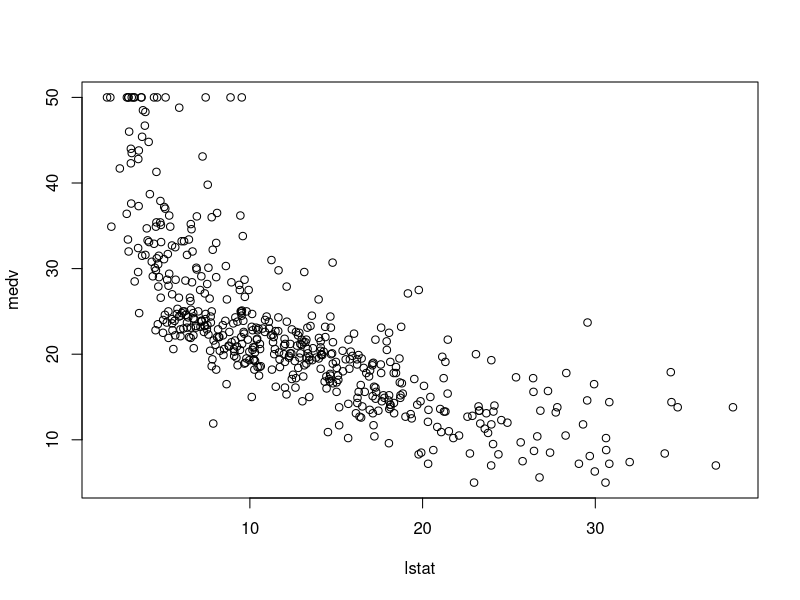
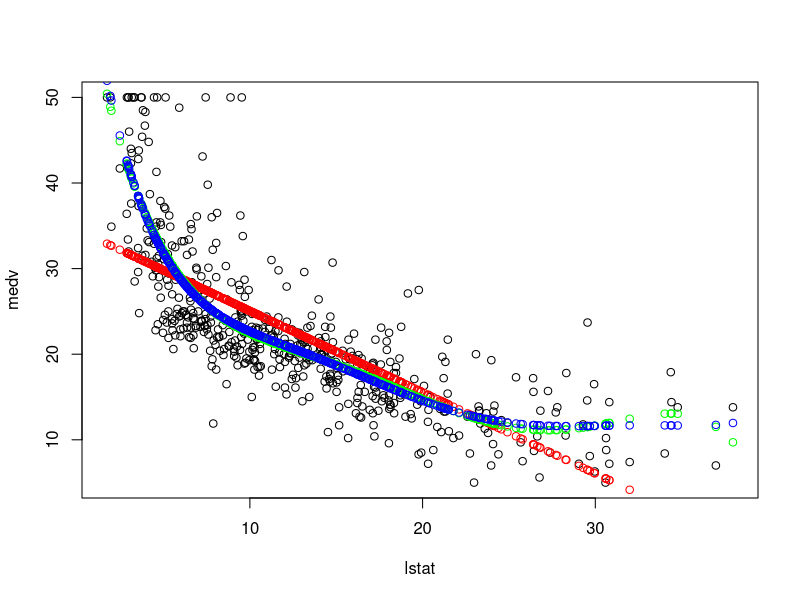

The R script that drew these images, in order: (Note: this script raises an error after producing the figures.)
library(MASS)


plot(medv~lstat,data=Boston)


# Fit linear regression models with different polynomial degrees

# Linear Regression Model (Degree 1)
# Equation: medv = β0 + β1 * lstat
m1 <- lm(medv ~ lstat, data = Boston)
# Polynomial Regression Model (Degree 5)
# Equation: medv = β0 + β1 * lstat + β2 * lstat^2 
#                + β3 * lstat^3 + β4 * lstat^4 + β5 * lstat^5


m5 <- lm(medv ~ poly(lstat, degree = 5, raw = TRUE), data = Boston)

# Polynomial Regression Model (Degree 9)
# Equation: medv = β0 + β1 * lstat + β2 * lstat^2 + 
#                  β3 * lstat^3 + ... + β9 * lstat^9

m9 <- lm(medv ~ poly(lstat, degree = 6, raw = TRUE), data = Boston)

# Set the plotting layout to a single plot per figure
par(mfrow=c(1,1))

# Scatter plot of medv vs lstat with fitted values from model m1

plot(medv ~ lstat, data = Boston)



## m1$fitted values are the predicted values we obtain from the model m1

points(Boston$lstat, m1$fitted.values, col = 'red')

# Scatter plot of medv vs lstat with fitted values from model m5

points(Boston$lstat, m5$fitted.values, col = 'green')

## m5$fitted values are the predicted values we obtain from the model m5

# Scatter plot of medv vs lstat with fitted values from model m9

points(Boston$lstat, m9$fitted.values, col = 'blue')

## m9$fitted values are the predicted values we obtain from the model m9

set.seed(13)
# Get the number of observations in the dataset

n <- nrow(Boston)

# Randomly split the data into training (50%) and test (50%) sets

train_index <- sample(1:n, floor(n / 2), replace = FALSE)
train_boston <- Boston[train_index, ]

test_boston <- Boston[-train_index, ]


# Fit models with different polynomial degrees on the training set

M1 <- lm(medv ~ lstat, data = train_boston)
M5 <- lm(medv ~ poly(lstat, degree = 5, raw = TRUE), data = train_boston)
M9 <- lm(medv ~ poly(lstat, degree = 9, raw = TRUE), data = train_boston)

## training MSE from M1

train_MSE_M1 <- mean((M1$fitted.values - train_boston$medv)^2)
train_MSE_M1

# Predict values on the test set using model M1

Y_predict_test <- predict(M1, data = test_boston)

## testing MSE from M1
test_MSE_M1 <- mean((Y_predict_test - test_boston$medv)^2)
test_MSE_M1


###########################
#### In-class Activity ####
###########################
# Analyze the effect of model complexity on prediction accuracy 
#by fitting polynomial regression models of increasing degrees (1 to 9)
#to the training set and evaluating their performance 
#on both training and test sets.

# Response: medv
# Predictor: lstat

# STEP 1: Initialize Storage for MSE Values

train_MSE <- c()
test_MSE <- c()


train_index <- sample(1:n, floor(n / 2), replace = FALSE)
train_boston <- Boston[train_index, ]

test_boston <- Boston[-train_index, ]

# STEP 2: Loop through polynomial degrees from 1 to 9
# Inside loop: Fit model, calculate train_mse, test_mse

for (i in 1:9) {
  
  tmp <- lm(medv ~ poly(lstat, degree = i, raw = TRUE), data = train_boston)
  train_MSE[i] <- mean((tmp$fitted.values - train_boston$medv)^2)
  
  
  tmp2 <- lm(medv ~ poly(lstat, degree = i, raw = TRUE), data = test_boston)
  test_MSE[i] <- mean((tmp2$fitted.values - test_boston$medv)^2)
  
}

# Step 3: Plot Training MSE vs. Model Complexity (Polynomial Degree)
for (i in 1:9) {
  
  train_MSE(MSE[i])
}


# Step 4: Plot Test MSE vs. Model Complexity (Polynomial Degree)


